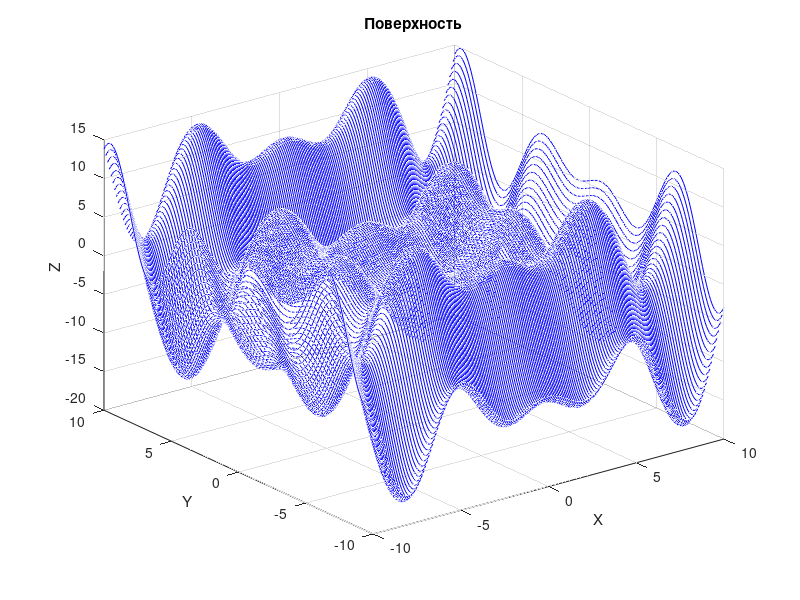

The MATLAB source for this figure:
[X, Y]=meshgrid([-10:0.1:10]);
Z=-X.*sin(X)-Y.*cos(Y);
plot3(X, Y, Z, 'b');
grid on;
xlabel('X'); ylabel('Y');
zlabel('Z'); 
title('Поверхность');